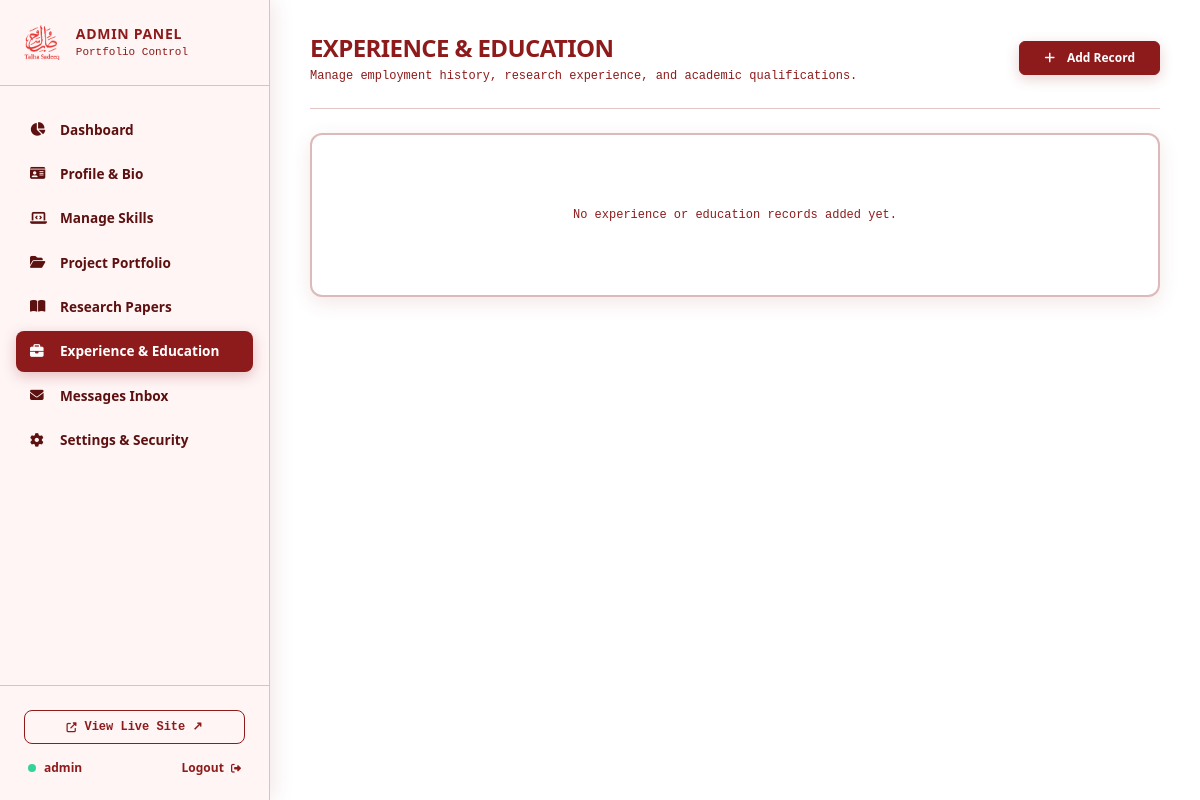
Before: /admin/experience (signed in) with the older database file.
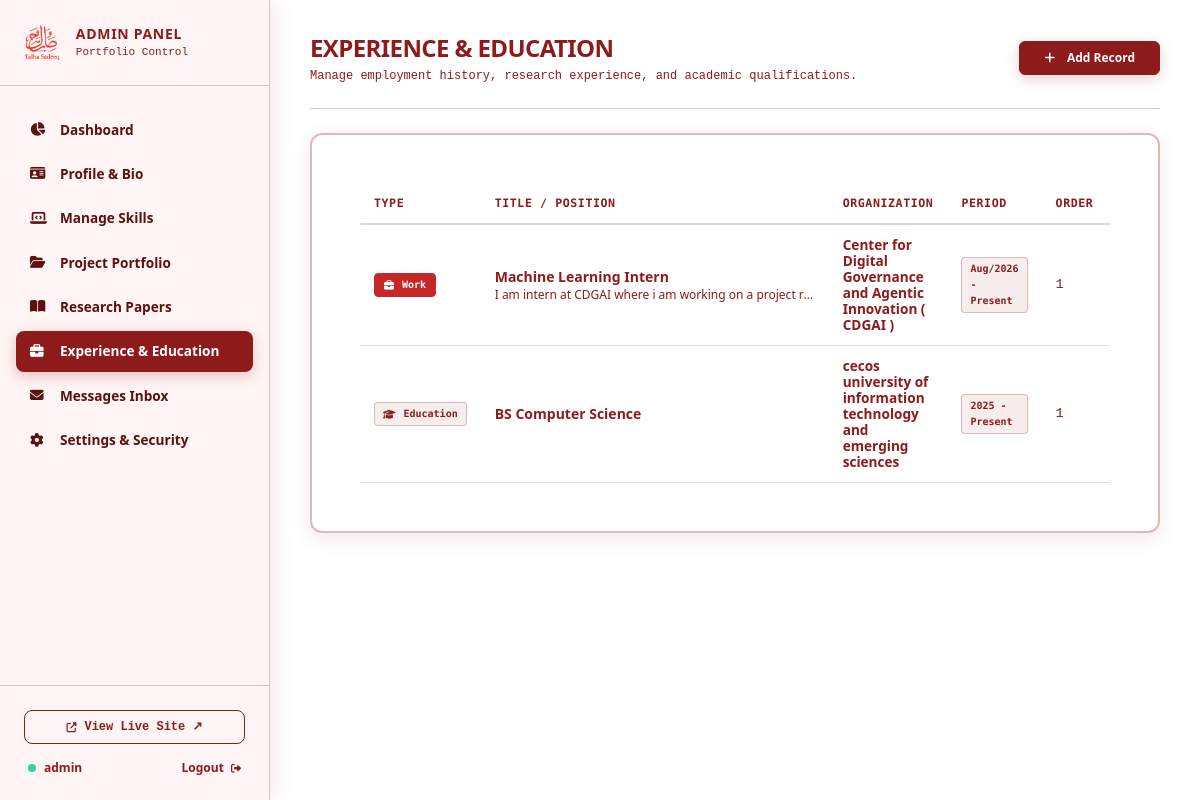
After: the same page with the newer database file.
### models.py (models this page shows)
class Experience(db.Model):
    __tablename__ = 'experiences'
    id = db.Column(db.Integer, primary_key=True)
    type = db.Column(db.String(20), nullable=False, default="work", index=True)
    title_or_degree = db.Column(db.String(150), nullable=False)
    organization = db.Column(db.String(150), nullable=False)
    location = db.Column(db.String(100), default="Remote")
    period = db.Column(db.String(80), nullable=False, default="2022 - Present")
    is_current = db.Column(db.Boolean, default=False)
    description = db.Column(db.Text, nullable=True)
    order_index = db.Column(db.Integer, default=0, index=True)
    created_at = db.Column(db.DateTime, default=datetime.utcnow)
    updated_at = db.Column(db.DateTime, default=datetime.utcnow, onupdate=datetime.utcnow)

### admin.py (the view)
@admin_bp.route('/experience')
@login_required
def experience():
    items = Experience.query.order_by(Experience.order_index, Experience.id.desc()).all()
    return render_template('admin/experience.html', items=items)

### templates/admin/experience.html (shortened to what this page needs)
{% extends "admin/base.html" %}
{% block content %}
<div class="space-y-6">
    <div class="flex flex-col sm:flex-row sm:items-center justify-between gap-4 border-b border-theme-subtle pb-4">
        <div>
            <h1 class="text-xl sm:text-2xl font-extrabold text-theme-primary uppercase tracking-tight font-sans">Experience & Education</h1>
            <p class="text-theme-muted text-xs font-mono mt-1">Manage employment history, research experience, and academic qualifications.</p>
        </div>
        <button type="button" class="btn-theme-primary text-xs py-2 px-4" data-bs-toggle="modal" data-bs-target="#addExperienceModal">
            <i class="fas fa-plus me-1"></i> Add Record
        </button>
    </div>
    <div class="card-editorial p-5 sm:p-6">
        {% if items %}
            <div class="table-responsive">
                <table class="table align-middle mb-0 text-xs table-responsive-cards">
                    <thead>
                        <tr class="text-theme-muted font-mono uppercase border-b border-theme-subtle">
                            <th>Type</th>
                            <th>Title / Position</th>
                            <th>Organization</th>
                            <th>Period</th>
                            <th>Order</th>
                            <th class="text-end">Actions</th>
                        </tr>
                    </thead>
                    <tbody>
                        {% for item in items %}
                            <tr class="border-b border-theme-subtle">
                                <td data-label="Type">
                                    {% if item.type == 'work' %}
                                        <span class="tag-red text-[10px]"><i class="fas fa-briefcase me-1"></i> Work</span>
                                    {% else %}
                                        <span class="tag-pill text-[10px]"><i class="fas fa-graduation-cap me-1"></i> Education</span>
                                    {% endif %}
                                </td>
                                <td data-label="Title">
                                    <div class="font-bold text-theme-title text-sm">{{ item.title_or_degree }}</div>
                                    <div class="text-xs text-theme-muted truncate max-w-xs">{{ item.description }}</div>
                                </td>
                                <td data-label="Organization" class="text-theme-title font-semibold text-xs">{{ item.organization }}</td>
                                <td data-label="Period">
                                    <span class="tag-pill text-[10px]">{{ item.period }}</span>
                                </td>
                                <td data-label="Order" class="text-theme-muted font-mono text-xs">{{ item.order_index }}</td>
                                <td data-label="Actions" class="text-end">
                                </td>
                            </tr>
                        {% endfor %}
                    </tbody>
                </table>
            </div>
        {% else %}
            <p class="text-theme-muted text-xs font-mono py-6 text-center">No experience or education records added yet.</p>
        {% endif %}
    </div>
</div>
{% endblock %}

Changed rows visible on the page:
added Experience: type "work" (drawn), title_or_degree "Machine Learning Intern", description "I am intern at CDGAI where i am working on a project r…", organization "Center for Digital Governance and Agentic Innovation ( CDGAI )", period "Aug/2026 - Present", order_index "1"
added Experience: type "education" (drawn), title_or_degree "BS Computer Science", organization "cecos university of information technology and emerging sciences", period "2025 - Present", order_index "1"
Other visible differences:
text no longer shown: "No experience or education records added yet."
text now shown: "TYPE TITLE / POSITION ORGANIZATION PERIOD ORDER"
